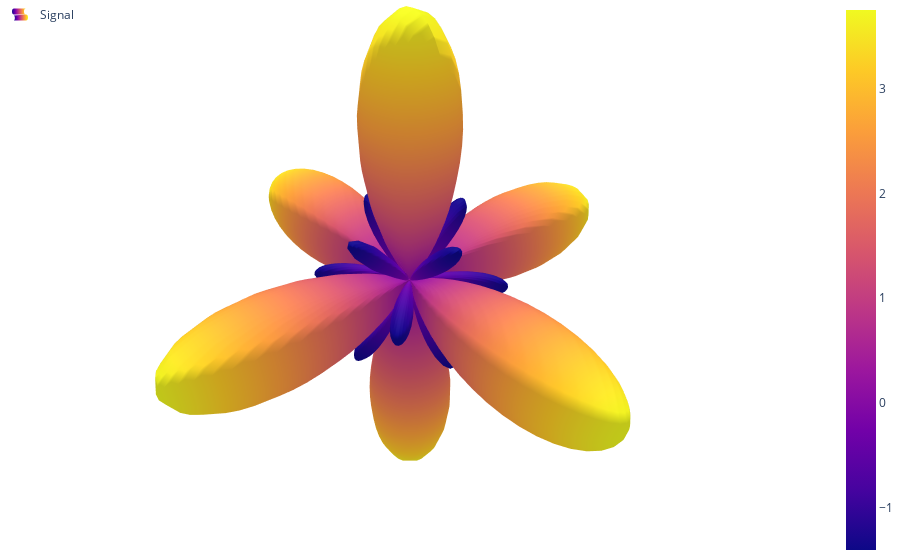

Source (notebook cell):
### Code cell
from utils.plotters import visualize_geometry

fig = visualize_geometry(best_geometry, lmax=6)
fig.show()

### Figure 1 — Plotly figure (JSON) as saved in the notebook; plotly's stock layout.template omitted (floating-point values rounded to 4 significant figures; data arrays with more than 128 entries replaced by an {"elided": "..."} marker saying what was removed)
{"data": [{"name": "Signal", "showlegend": true, "surfacecolor": {"elided": "102x100 float values"}, "type": "surface", "x": {"elided": "102x100 float values"}, "y": {"elided": "102x100 float values"}, "z": {"elided": "102x100 float values"}}], "layout": {"legend": {"x": 0, "xanchor": "left", "y": 1, "yanchor": "top"}, "margin": {"b": 0, "l": 0, "r": 0, "t": 0}, "paper_bgcolor": "rgba(255,255,255,255)", "plot_bgcolor": "rgba(255,255,255,255)", "scene": {"aspectmode": "cube", "bgcolor": "rgba(255,255,255,255)", "camera": {"eye": {"x": 0.3, "y": 0.3, "z": 0.3}}, "xaxis": {"backgroundcolor": "rgba(255,255,255,255)", "range": [-2.5, 2.5], "showgrid": false, "showticklabels": false, "title": {"text": ""}, "zeroline": false}, "yaxis": {"backgroundcolor": "rgba(255,255,255,255)", "range": [-2.5, 2.5], "showgrid": false, "showticklabels": false, "title": {"text": ""}, "zeroline": false}, "zaxis": {"backgroundcolor": "rgba(255,255,255,255)", "range": [-2.5, 2.5], "showgrid": false, "showticklabels": false, "title": {"text": ""}, "zeroline": false}}}}
